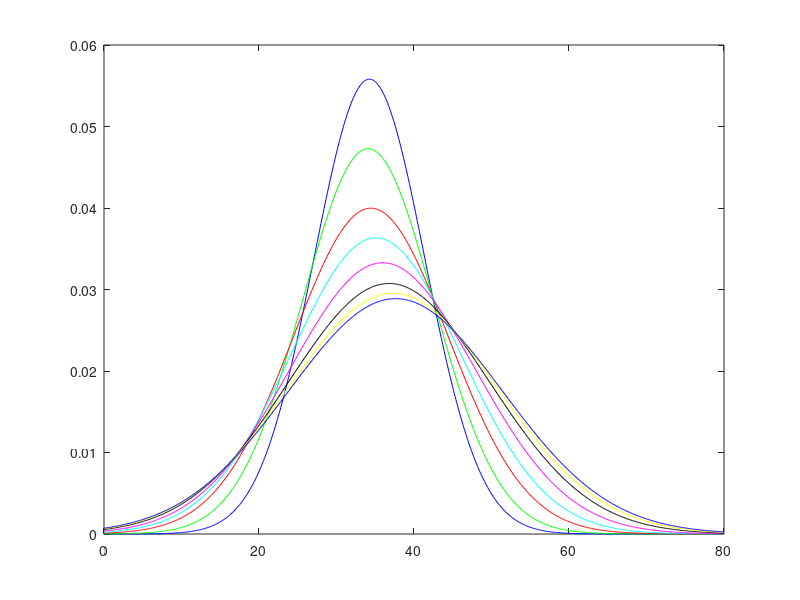

The MATLAB script that drew this image:

clear all
ts = [50,100,250,500,1000,2000,3000,4000];
mus = [34.244,34.068,34.432,35.082,35.950,36.779,37.267,37.620];
sigmas = [7.149,8.438,9.979,10.977,11.987,12.978,13.499,13.814];

x = 0:.1:80;
y = zeros(length(ts),length(x));
colorx = ["b","g","r","c","m","k","y","b"];

for i = 1:1:length(ts)
    y(i,:) = normpdf(x,mus(i),sigmas(i));
    plot(x,y(i,:),colorx(i));
    hold on
end

laskar_gaussian.x = x;
laskar_gaussian.pdfs = y;
laskar_gaussian.times = ts;
laskar_gaussian.mus = mus;
laskar_gaussian.sigmas = sigmas;